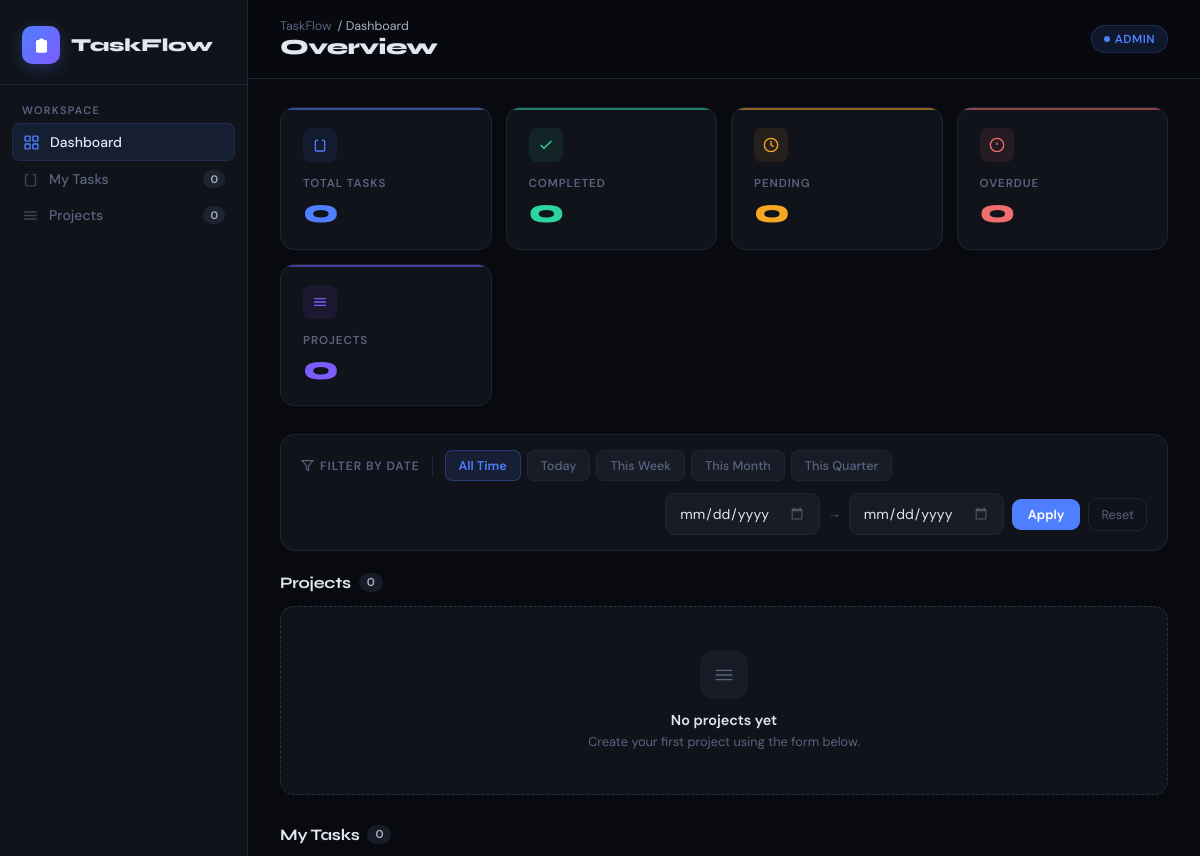
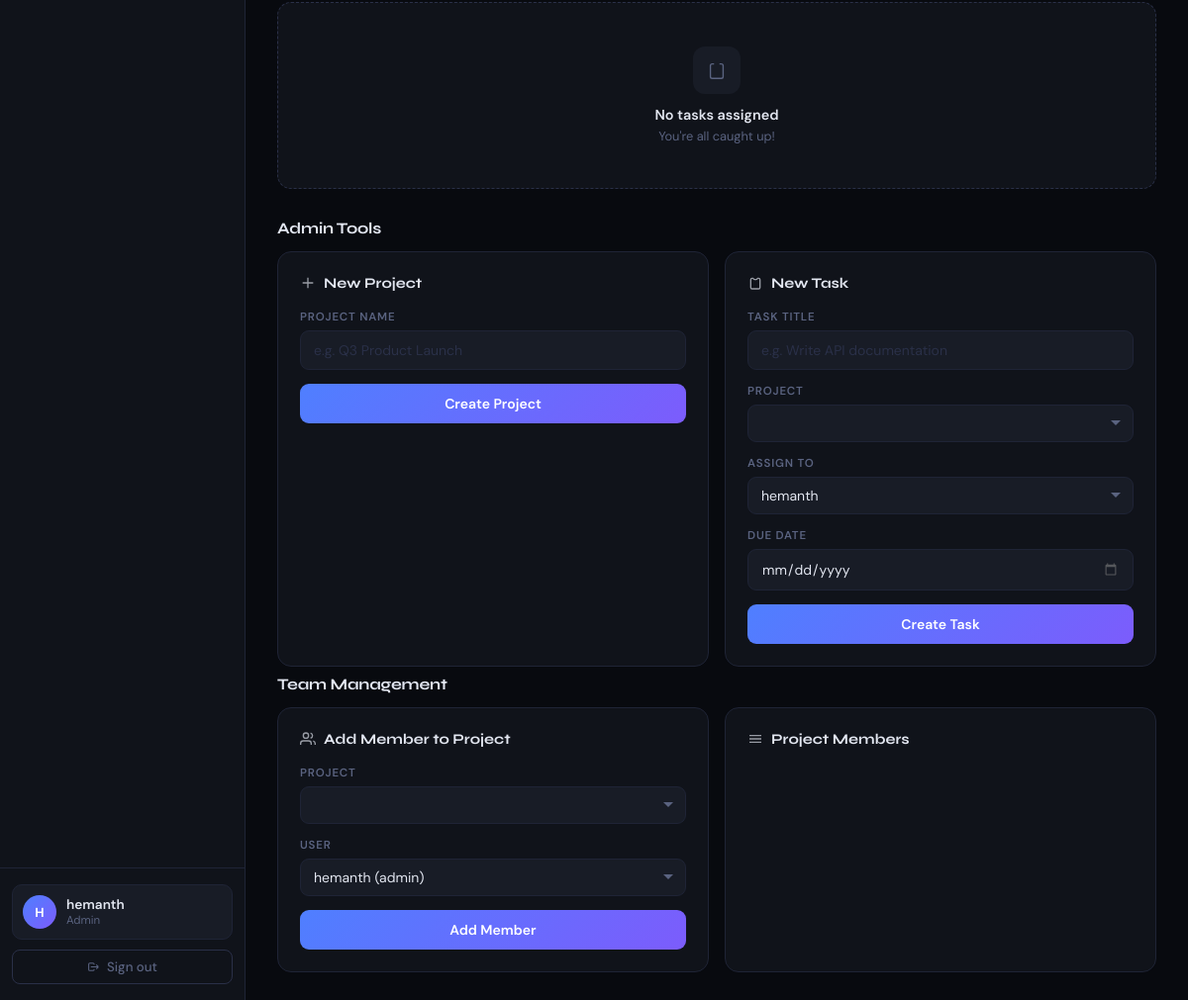
Page /dashboard/1 (signed in) on the committed database (2 pictures, top to bottom).
### models.py (models this page shows)
class User(db.Model):
    id       = db.Column(db.Integer, primary_key=True)
    username = db.Column(db.String(100), nullable=False, unique=True)
    password = db.Column(db.String(200), nullable=False)
    role     = db.Column(db.String(20),  nullable=False, default='member')
    tasks    = db.relationship('Task',          backref='assignee',  lazy=True, foreign_keys='Task.assigned_to')
    projects = db.relationship('ProjectMember', backref='member',    lazy=True)

### routes/task_routes.py (the view)
@task.route('/dashboard/<int:user_id>')
def dashboard(user_id):
    logged_in = User.query.get(session.get('user_id'))
    if not logged_in:
        return redirect('/')
    user     = User.query.get_or_404(user_id)
    tasks    = Task.query.filter_by(assigned_to=user_id).all()
    projects = Project.query.all()
    users    = User.query.all()
    now      = datetime.utcnow()
    overdue_ids = {
        t.id for t in tasks
        if t.status == 'pending' and t.due_date and t.due_date < now
    }
    memberships   = ProjectMember.query.all()
    project_members = {}
    for m in memberships:
        project_members.setdefault(m.project_id, []).append(User.query.get(m.user_id))
    return render_template(
        "dashboard.html",
        tasks=tasks,
        projects=projects,
        users=users,
        user=user,
        overdue_ids=overdue_ids,
        project_members=project_members,
        now=now
    )

### templates/dashboard.html (shortened to what this page needs)
<!DOCTYPE html>
<html lang="en">
<head>
</head>
<body>
<aside class="sidebar">
  <div class="sidebar-top">
    <div class="logo">
      <div class="logo-icon">
        <svg viewBox="0 0 24 24"><path d="M9 5H7a2 2 0 00-2 2v12a2 2 0 002 2h10a2 2 0 002-2V7a2 2 0 00-2-2h-2M9 5a2 2 0 002 2h2a2 2 0 002-2M9 5a2 2 0 012-2h2a2 2 0 012 2m-6 9l2 2 4-4"/></svg>
      </div>
      <span class="logo-text">TaskFlow</span>
    </div>
  </div>
  <div class="nav-section">
    <div class="nav-label">Workspace</div>
    <a class="nav-item active" href="#" onclick="switchView('dashboard',this);return false;">
      <svg class="nav-icon" fill="none" stroke="currentColor" stroke-width="2" viewBox="0 0 24 24"><rect x="3" y="3" width="7" height="7" rx="1"/><rect x="14" y="3" width="7" height="7" rx="1"/><rect x="14" y="14" width="7" height="7" rx="1"/><rect x="3" y="14" width="7" height="7" rx="1"/></svg>
      Dashboard
    </a>
    <a class="nav-item" href="#" onclick="switchView('tasks',this);return false;">
      <svg class="nav-icon" fill="none" stroke="currentColor" stroke-width="2" viewBox="0 0 24 24"><path d="M9 5H7a2 2 0 00-2 2v12a2 2 0 002 2h10a2 2 0 002-2V7a2 2 0 00-2-2h-2"/></svg>
      My Tasks
      <span class="nav-badge" id="nb-tasks">0</span>
    </a>
    <a class="nav-item" href="#" onclick="switchView('projects',this);return false;">
      <svg class="nav-icon" fill="none" stroke="currentColor" stroke-width="2" viewBox="0 0 24 24"><path d="M3 7h18M3 12h18M3 17h18"/></svg>
      Projects
      <span class="nav-badge" id="nb-projects">0</span>
    </a>
  </div>
  <div class="sidebar-footer">
    <div class="user-card">
      <div class="avatar">{{ user.username[0]|upper }}</div>
      <div>
        <div class="user-name">{{ user.username }}</div>
        <div class="user-role">{{ user.role }}</div>
      </div>
    </div>
    <a class="logout-btn" href="/logout">
      <svg width="13" height="13" fill="none" stroke="currentColor" stroke-width="2" viewBox="0 0 24 24"><path d="M17 16l4-4m0 0l-4-4m4 4H7m6 4v1a2 2 0 01-2 2H5a2 2 0 01-2-2V7a2 2 0 012-2h6a2 2 0 012 2v1"/></svg>
      Sign out
    </a>
  </div>
</aside>
<main class="main">
  <div class="topbar">
    <div>
      <div class="breadcrumb">TaskFlow <span id="topbar-breadcrumb">/ Dashboard</span></div>
      <div class="page-title" id="topbar-title">Overview</div>
    </div>
    <div class="topbar-right">
      <span class="badge {% if user.role == 'admin' %}badge-admin{% else %}badge-member{% endif %}">
        <span class="badge-dot"></span>{{ user.role }}
      </span>
    </div>
  </div>
  <div class="content" id="section-top">
    <div id="view-dashboard">
    <div class="stats-row">
      <div class="stat-card" style="--stat-color:#4f7fff;--stat-bg:rgba(79,127,255,0.09)">
        <div class="stat-icon"><svg viewBox="0 0 24 24"><path d="M9 5H7a2 2 0 00-2 2v12a2 2 0 002 2h10a2 2 0 002-2V7a2 2 0 00-2-2h-2"/></svg></div>
        <div class="stat-label">Total Tasks</div>
        <div class="stat-value" id="stat-total">{{ tasks|length }}</div>
      </div>
      <div class="stat-card" style="--stat-color:#2dd4a0;--stat-bg:rgba(45,212,160,0.09)">
        <div class="stat-icon"><svg viewBox="0 0 24 24"><polyline points="20 6 9 17 4 12"/></svg></div>
        <div class="stat-label">Completed</div>
        <div class="stat-value" id="stat-done">{{ tasks|selectattr('status','equalto','done')|list|length }}</div>
      </div>
      <div class="stat-card" style="--stat-color:#f5a623;--stat-bg:rgba(245,166,35,0.09)">
        <div class="stat-icon"><svg viewBox="0 0 24 24"><circle cx="12" cy="12" r="10"/><polyline points="12 6 12 12 16 14"/></svg></div>
        <div class="stat-label">Pending</div>
        <div class="stat-value" id="stat-pending">{{ tasks|selectattr('status','equalto','pending')|list|length }}</div>
      </div>
      <div class="stat-card" style="--stat-color:#f06e6e;--stat-bg:rgba(240,110,110,0.09)">
        <div class="stat-icon"><svg viewBox="0 0 24 24"><circle cx="12" cy="12" r="10"/><line x1="12" y1="8" x2="12" y2="12"/><line x1="12" y1="16" x2="12.01" y2="16"/></svg></div>
        <div class="stat-label">Overdue</div>
        <div class="stat-value" id="stat-overdue">{{ overdue_ids|length }}</div>
      </div>
      {% if user.role == 'admin' %}
      <div class="stat-card" style="--stat-color:#7c5cfc;--stat-bg:rgba(124,92,252,0.09)">
        <div class="stat-icon"><svg viewBox="0 0 24 24"><path d="M3 7h18M3 12h18M3 17h18"/></svg></div>
        <div class="stat-label">Projects</div>
        <div class="stat-value" id="stat-projects">{{ projects|length }}</div>
      </div>
      {% endif %}
    </div>
    <div class="filter-bar">
      <div class="filter-bar-label">
        <svg viewBox="0 0 24 24"><polygon points="22 3 2 3 10 12.46 10 19 14 21 14 12.46 22 3"/></svg>
        Filter by Date
      </div>
      <div class="quick-filters">
        <button class="qf-btn active" onclick="quickFilter('all',this)">All Time</button>
        <button class="qf-btn" onclick="quickFilter('today',this)">Today</button>
        <button class="qf-btn" onclick="quickFilter('week',this)">This Week</button>
        <button class="qf-btn" onclick="quickFilter('month',this)">This Month</button>
        <button class="qf-btn" onclick="quickFilter('quarter',this)">This Quarter</button>
      </div>
      <div class="date-range-group">
        <div class="date-input-wrap">
          <input type="date" id="date-from"/>
        </div>
        <span class="date-sep">→</span>
        <div class="date-input-wrap">
          <input type="date" id="date-to"/>
        </div>
        <button class="apply-filter-btn" onclick="applyDateFilter()">Apply</button>
        <button class="reset-btn" onclick="resetFilter()">Reset</button>
      </div>
    </div>
    <div class="section-header" id="section-projects">
      <div class="section-title">Projects <span class="count-badge" id="proj-count">{{ projects|length }}</span></div>
    </div>
    <div class="project-grid" id="project-grid">
      {% set colors = ['#4f7fff','#7c5cfc','#2dd4a0','#f5a623','#f06e6e','#38bdf8','#fb7185','#a3e635'] %}
      {% if projects %}
        {% for p in projects %}
        <div class="project-card"
             data-created="{{ p.created_at.strftime('%Y-%m-%d') if p.created_at else '2024-01-01' }}"
             style="--proj-color:{{ colors[loop.index0 % colors|length] }}; animation-delay: {{ loop.index0 * 0.06 }}s">
          <div class="project-card-header">
            <div>
              <div class="project-name">{{ p.name }}</div>
              <div class="project-id">Project #{{ p.id }}</div>
            </div>
            <div class="proj-status-dot"></div>
          </div>
          <div class="project-progress-wrap">
            <div class="progress-label">
              <span>Completion</span>
              <span>{{ (loop.index0 * 23 + 15) % 90 }}%</span>
            </div>
            <div class="progress-bar">
              <div class="progress-fill" style="width:{{ (loop.index0 * 23 + 15) % 90 }}%"></div>
            </div>
          </div>
          <div class="project-footer">
            <div class="project-date-tag">
              <svg viewBox="0 0 24 24"><rect x="3" y="4" width="18" height="18" rx="2"/><line x1="3" y1="10" x2="21" y2="10"/></svg>
              {{ p.created_at.strftime('%b %d, %Y') if p.created_at else 'Jan 01, 2024' }}
            </div>
            <div class="proj-task-count">Active</div>
          </div>
        </div>
        {% endfor %}
      {% else %}
        <div style="grid-column:1/-1">
          <div class="empty-state">
            <div class="empty-icon"><svg viewBox="0 0 24 24"><path d="M3 7h18M3 12h18M3 17h18"/></svg></div>
            <div class="empty-title">No projects yet</div>
            <div class="empty-sub">Create your first project using the form below.</div>
          </div>
        </div>
      {% endif %}
    </div>
    <div class="section-header" id="section-tasks">
      <div class="section-title">My Tasks <span class="count-badge" id="task-count">{{ tasks|length }}</span></div>
    </div>
    <div class="task-list" id="task-list">
      {% if tasks %}
        {% for t in tasks %}
        {% set is_overdue = t.id in overdue_ids %}
        <div class="task-card {% if t.status == 'done' %}done{% endif %} {% if is_overdue %}overdue{% endif %}"
             data-created="{{ t.created_at.strftime('%Y-%m-%d') if t.created_at else '2024-01-01' }}">
          <div class="task-check">
            {% if t.status == 'done' %}
            <svg viewBox="0 0 12 12"><polyline points="1.5,6 4.5,9 10.5,3"/></svg>
            {% endif %}
          </div>
          <div class="task-info">
            <div class="task-title">{{ t.title }}</div>
            <div class="task-meta">
              Task #{{ t.id }}
              <span class="dot-sep">·</span>
              {{ t.created_at.strftime('%b %d, %Y') if t.created_at else 'Jan 01, 2024' }}
              {% if t.due_date %}
              <span class="dot-sep">·</span>
              <span class="due-tag {% if is_overdue %}overdue-due{% endif %}">
                <svg viewBox="0 0 24 24"><rect x="3" y="4" width="18" height="18" rx="2"/><line x1="3" y1="10" x2="21" y2="10"/></svg>
                Due {{ t.due_date.strftime('%b %d, %Y') }}
              </span>
              {% endif %}
            </div>
          </div>
          {% if is_overdue %}
          <span class="status-pill status-overdue">Overdue</span>
          {% else %}
          <span class="status-pill {% if t.status == 'done' %}status-done{% else %}status-pending{% endif %}">{{ t.status }}</span>
          {% endif %}
          {% if t.status != 'done' %}
          <a class="done-btn" href="/update_task/{{ t.id }}">Mark done</a>
          {% endif %}
        </div>
        {% endfor %}
      {% else %}
        <div class="empty-state" id="task-empty-init">
          <div class="empty-icon"><svg viewBox="0 0 24 24"><path d="M9 5H7a2 2 0 00-2 2v12a2 2 0 002 2h10a2 2 0 002-2V7a2 2 0 00-2-2h-2"/></svg></div>
          <div class="empty-title">No tasks assigned</div>
          <div class="empty-sub">You're all caught up!</div>
        </div>
      {% endif %}
    </div>
    {% if user.role == "admin" %}
    <div class="section-header" style="margin-top:8px">
      <div class="section-title">Admin Tools</div>
    </div>
    <div class="forms-grid">
      <div class="form-card">
        <div class="form-card-title">
          <svg viewBox="0 0 24 24"><path d="M12 4v16m8-8H4"/></svg>
          New Project
        </div>
        <form action="/create_project" method="POST">
          <div class="field">
            <label>Project Name</label>
            <input name="name" placeholder="e.g. Q3 Product Launch" required/>
          </div>
          <button class="btn-primary" type="submit">Create Project</button>
        </form>
      </div>
      <div class="form-card">
        <div class="form-card-title">
          <svg viewBox="0 0 24 24"><path d="M9 5H7a2 2 0 00-2 2v12a2 2 0 002 2h10a2 2 0 002-2V7a2 2 0 00-2-2h-2M9 5a2 2 0 002 2h2a2 2 0 002-2"/></svg>
          New Task
        </div>
        <form action="/create_task" method="POST">
          <div class="field">
            <label>Task Title</label>
            <input name="title" placeholder="e.g. Write API documentation" required/>
          </div>
          <div class="field">
            <label>Project</label>
            <select name="project_id">
            </select>
          </div>
          <div class="field">
            <label>Assign To</label>
            <select name="assigned_to">
              {% for u in users %}
              <option value="{{ u.id }}">{{ u.username }}</option>
              {% endfor %}
            </select>
          </div>
          <div class="field">
            <label>Due Date</label>
            <input type="date" name="due_date"/>
          </div>
          <button class="btn-primary" type="submit">Create Task</button>
        </form>
      </div>
    </div>
    <div class="section-header" style="margin-top:8px">
      <div class="section-title">Team Management</div>
    </div>
    <div class="forms-grid">
      <div class="form-card">
        <div class="form-card-title">
          <svg viewBox="0 0 24 24"><path d="M17 21v-2a4 4 0 00-4-4H5a4 4 0 00-4 4v2"/><circle cx="9" cy="7" r="4"/><path d="M23 21v-2a4 4 0 00-3-3.87M16 3.13a4 4 0 010 7.75"/></svg>
          Add Member to Project
        </div>
        <form action="/add_member" method="POST">
          <div class="field">
            <label>Project</label>
            <select name="project_id">
            </select>
          </div>
          <div class="field">
            <label>User</label>
            <select name="user_id">
              {% for u in users %}
              <option value="{{ u.id }}">{{ u.username }} ({{ u.role }})</option>
              {% endfor %}
            </select>
          </div>
          <button class="btn-primary" type="submit">Add Member</button>
        </form>
      </div>
      <div class="form-card">
        <div class="form-card-title">
          <svg viewBox="0 0 24 24"><path d="M3 7h18M3 12h18M3 17h18"/></svg>
          Project Members
        </div>
      </div>
    </div>
    {% endif %}
    </div>
        {% set colors = ['#4f7fff','#7c5cfc','#2dd4a0','#f5a623','#f06e6e','#38bdf8','#fb7185','#a3e635'] %}
  </div>
</main>
</body>
</html>

### rows in the picture
User: username "H", username "hemanth", role "Admin", role "ADMIN"

### other values in the picture
{{ tasks|length }} "0"
{{ tasks|selectattr('status','equalto','done')|list|length }} "0"
{{ tasks|selectattr('status','equalto','pending')|list|length }} "0"
{{ overdue_ids|length }} "0"
{{ projects|length }} "0"
form field assigned_to "hemanth"
form field user_id "hemanth (admin)"
